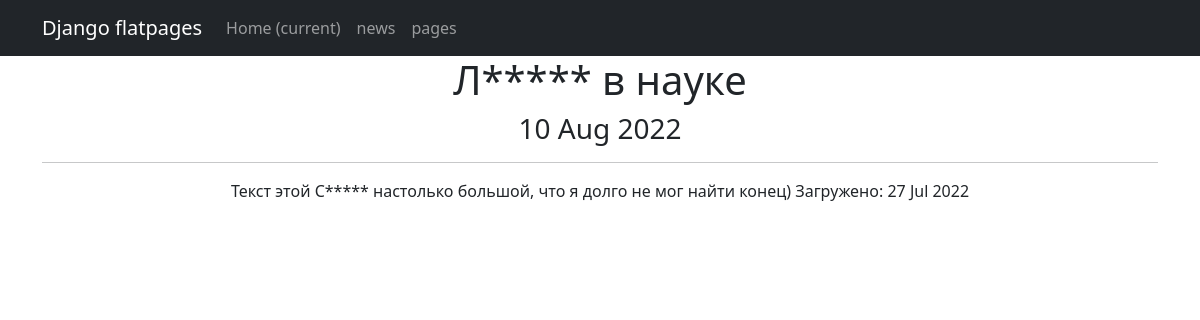
The page /news/2 on the database its author committed.
### news_portal_app/models.py (models this page shows, shortened)
class Post(models.Model):
    time_in = models.DateTimeField(auto_now_add=True)
    NEWS = "NW"
    ARTICLE = "AR"
    CATEGORIES = (
        (NEWS, 'Новость'),
        (ARTICLE, 'Статья')
    )
    article_or_news = models.CharField(max_length=2, choices=CATEGORIES, default=NEWS)
    heading = models.CharField(max_length=255, unique=True)
    text_article = models.TextField()
    post_rating = models.IntegerField(default=0)
    author = models.ForeignKey(Author, on_delete=models.CASCADE)
    category = models.ManyToManyField(Category, through='PostCategory')

### news_portal_app/views.py (the view)
# urls.py: path('<int:pk>', PostDetail.as_view(), name='post_detail'),
class PostDetail(DetailView):
    model = Post
    template_name = 'post.html'
    context_object_name = 'post'

### news_portal_app/templatetags/custom_filters.py (called while the page is built)
@register.filter()
def censor(texts):
    if not isinstance(texts, str):
        raise ValueError('Этот тип переменной нельзя цензурировать')
    texts = texts.split()
    i = 0
    for word in texts:
        for badword in BAD_WORDS:
            if badword in word:
                expletive = badword + word.replace(word, '*****')
                texts[i] = expletive
        i += 1
    texts = ' '.join(texts)
    return f'{texts}'

### news_portal_app/templatetags/custom_tags.py (called while the page is built)
@register.simple_tag()
def current_time(format_string='%b %d %Y'):
   return datetime.utcnow().strftime(format_string)

### templates/post.html (shortened to what this page needs)
{% extends 'flatpages/default.html' %}
{% load custom_filters %}
{% load custom_tags %}
{% block content %}
<h1>{{ post.heading|censor }}</h1>
<h3>{% current_time '%d %b %Y' %}</h3>
<hr>
    {{ post.text_article|censor }}
    Загружено:
    {{ post.time_in|date:'d M Y' }}
{% endblock content %}

### rows shown on the page
Post: heading|censor "Л***** в науке", text_article|censor "Текст этой С***** настолько большой, что я долго не мог найти конец)", time_in "27 Jul 2022"
